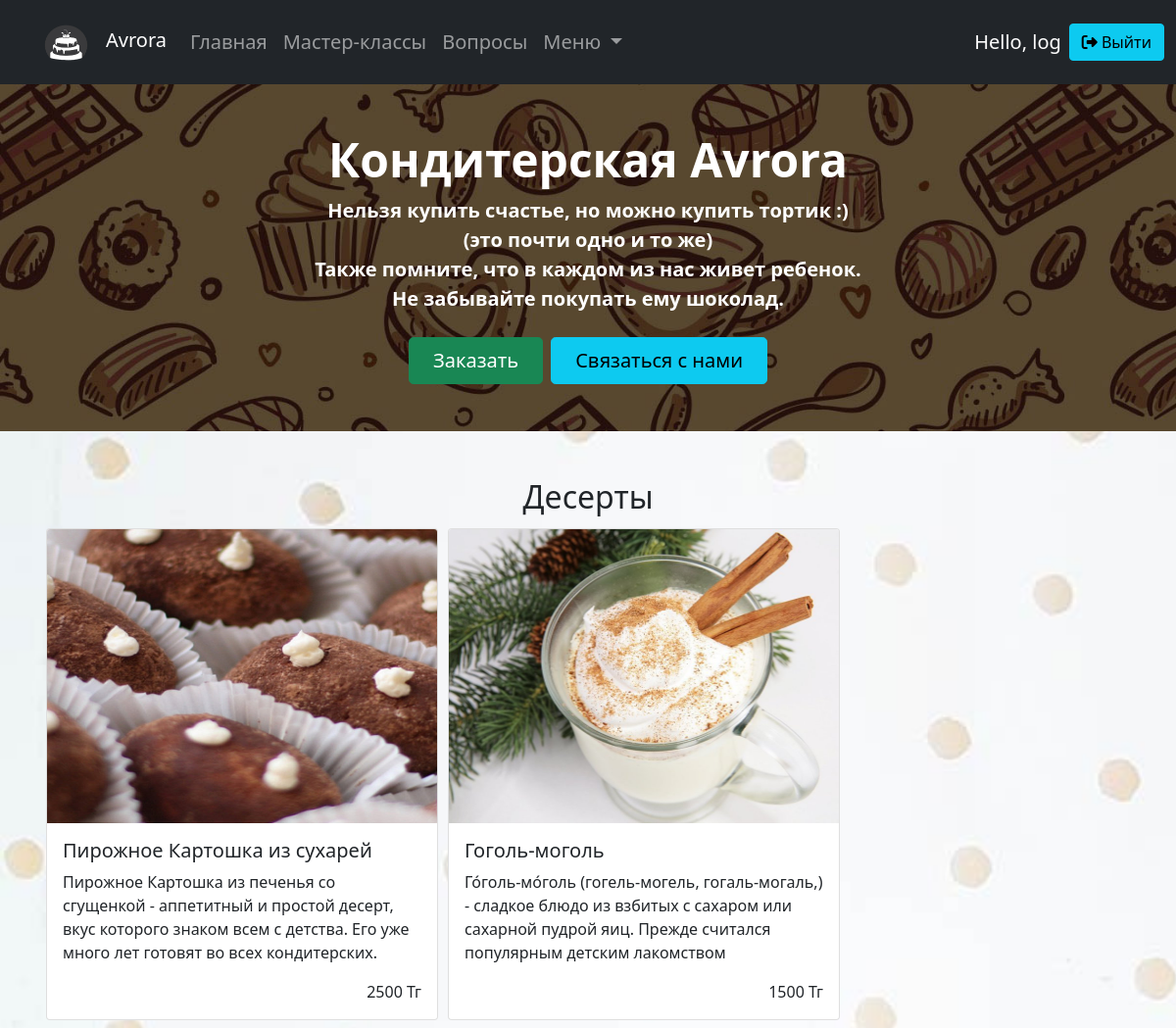
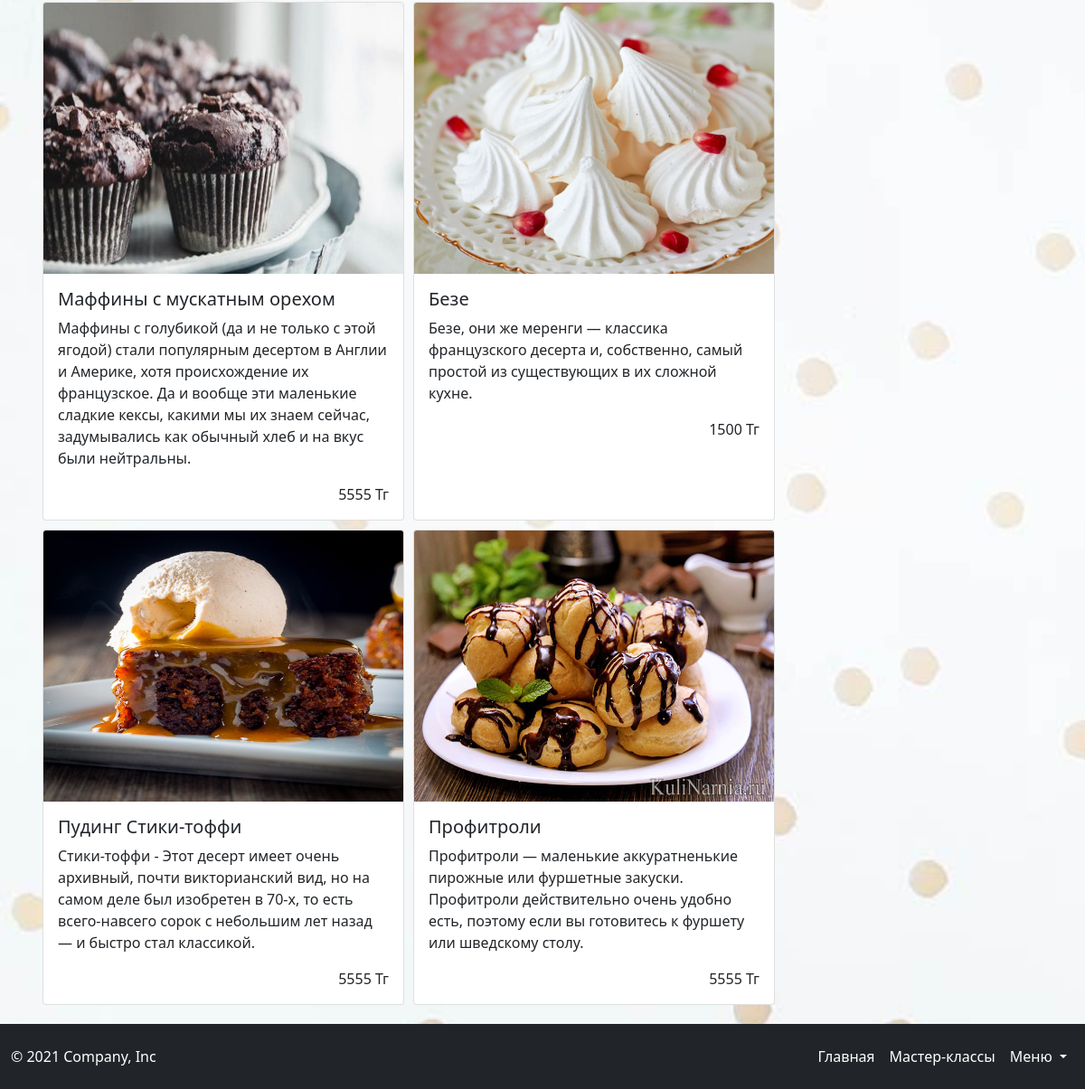
The app's page /desert.php (signed in) with its own data (2 pictures, top to bottom).
### tables this page shows
CREATE TABLE `deserts` (
  `id_deserts` int NOT NULL,
  `title` varchar(50) NOT NULL,
  `desc` text NOT NULL,
  `price` float NOT NULL,
  `imgname` varchar(255) NOT NULL
);

### desert.php (the view, shortened to what this page needs)
<?php
    require "blocks/header.php";
  require_once 'connectpdo.php'; ?>
 <?php
 $sql2 = $pdo -> prepare("SELECT * FROM deserts");
 $sql2 -> execute();
 $izd = $sql2 -> fetchAll(PDO::FETCH_OBJ);
?>
  <h2 class="text-center">Десерты</h2>
    <div class="container">
      <div class="d-flex flex-wrap mb-3">
        <?php foreach($izd as $izdelia): ?>
          <div class="card" style="width: 25rem; margin: 5px;">
           <img src="/imgs/<?php echo $izdelia -> imgname; ?>" class="card-img-top" alt="<?php $izdelia -> imgname?>" width="300" height="300">
            <div class="card-body">
              <h5 class="card-title"><?php echo $izdelia ->title; ?></h5>
              <p class="card-text"><?php echo $izdelia ->desc; ?></p>
              <p class="card-text text-end"><?php echo $izdelia ->price; ?> Тг</p>
            </div>
          </div>
        <?php endforeach ?>
      </div>
    </div>
<?php
    require "blocks/footer.php";
    ?>

### css/main.css (style rules this page uses)
body { background: url(/imgs/bg.jpg) no-repeat; background-size: cover; }

### records on screen
deserts: imgname (picture), title "Пирожное Картошка из сухарей", desc "Пирожное Картошка из печенья со сгущенкой - аппетитный и простой десерт, вкус которого знаком всем с детства. Его уже много лет готовят во всех кондитерских.", price "2500"
deserts: imgname (picture), title "Гоголь-моголь", desc "Го́голь-мо́голь (гогель-могель, гогаль-могаль,) - сладкое блюдо из взбитых с сахаром или сахарной пудрой яиц. Прежде считался популярным детским лакомством", price "1500"
deserts: imgname (picture), title "Маффины с мускатным орехом", desc "Маффины с голубикой (да и не только с этой ягодой) стали популярным десертом в Англии и Америке, хотя происхождение их французское. Да и вообще эти маленькие сладкие кексы, какими мы их знаем сейчас, задумывались как обычный хлеб и на вкус были нейтральны.", price "5555"
deserts: imgname (picture), title "Безе", desc "Безе, они же меренги — классика французского десерта и, собственно, самый простой из существующих в их сложной кухне.", price "1500"
deserts: imgname (picture), title "Пудинг Стики-тоффи", desc "Стики-тоффи - Этот десерт имеет очень архивный, почти викторианский вид, но на самом деле был изобре­тен в 70-х, то есть всего-навсего сорок с небольшим лет назад — и быстро стал классикой.", price "5555"
deserts: imgname (picture), title "Профитроли", desc "Профитроли — маленькие аккуратненькие пирожные или фуршетные закуски. Профитроли действительно очень удобно есть, поэтому если вы готовитесь к фуршету или шведскому столу.", price "5555"

### other values on screen
$username "log"
